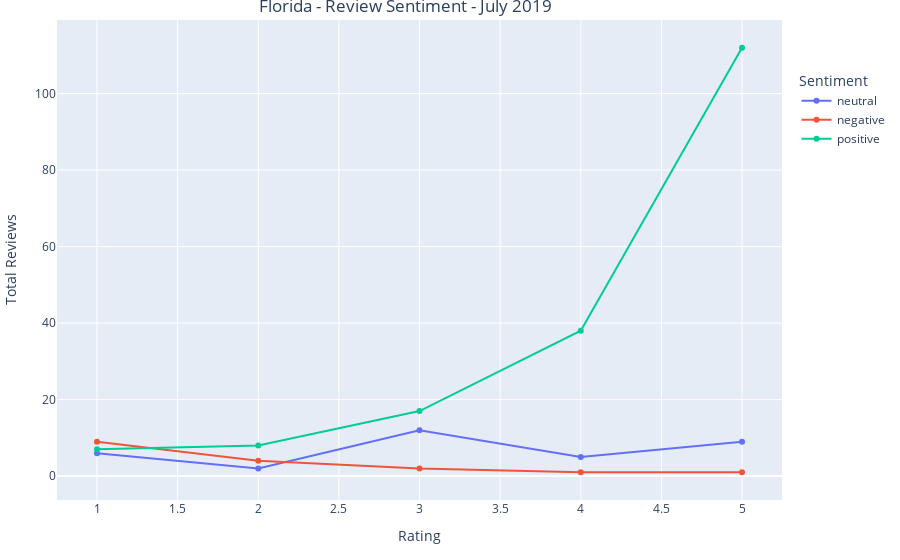

This figure's notebook cell:
### Markdown cell above
Now, visualize the selected data using the same parameters as before.

### Code cell
fig = check_sentiment('Florida', 2019, 7)
fig.show()

### Figure 1 — Plotly figure (JSON) as saved in the notebook; plotly's stock layout.template omitted (floating-point values rounded to 4 significant figures)
{"data": [{"name": "neutral", "type": "scatter", "x": [1, 2, 3, 4, 5], "y": [6, 2, 12, 5, 9]}, {"name": "negative", "type": "scatter", "x": [1, 2, 3, 4, 5], "y": [9, 4, 2, 1, 1]}, {"name": "positive", "type": "scatter", "x": [1, 2, 3, 4, 5], "y": [7, 8, 17, 38, 112]}], "layout": {"hovermode": "x", "legend": {"title": {"text": "Sentiment"}, "y": 0.9, "yanchor": "top"}, "margin": {"b": 60, "l": 10, "r": 10, "t": 20}, "title": {"text": "Florida - Review Sentiment - July 2019", "x": 0.45, "y": 1}, "xaxis": {"title": {"text": "Rating"}}, "yaxis": {"title": {"text": "Total Reviews"}}}}
